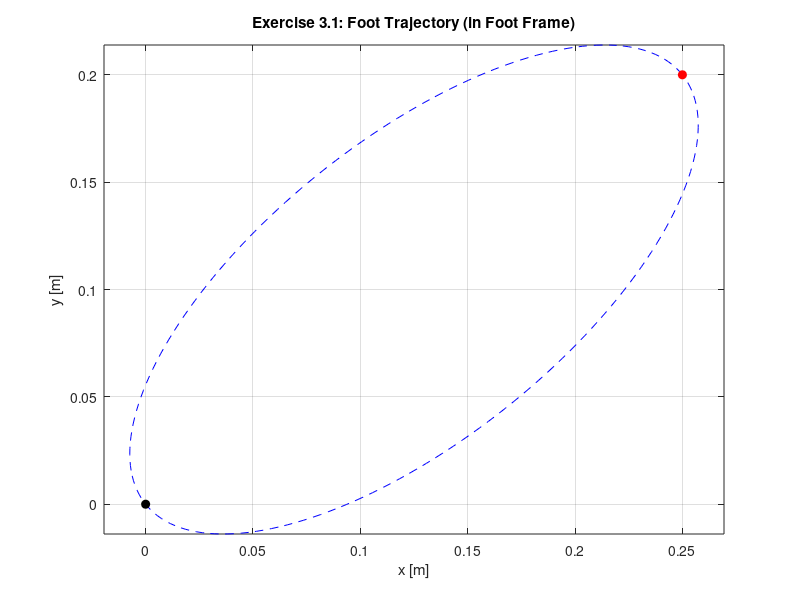

Recreate this plot in MATLAB. (Note: this script raises an error after producing the figure.)
clear all; close all; clc;
addpath('../Industrial_Robotics_Library/');%清空命令行窗口并添加路径

%对第一问的分析
L1 = 0.3;%Upper leg，单位是米
L2 = 0.4;%Lower leg
L0 = 0.4;%CoM到Joint 1的距离
%建立{S}、{F}、端点三个坐标系之间的平移关系
p_J1_S = [L0; 0; 0];% 关节1在空间坐标系{S}中的位置
p_J1_F = [0; 0.5; 0];% 关节1在足端坐标系{F}中的位置
p_F_J1 = -p_J1_F;%足端原点在关节1坐标系中的位置


S1 = [0; 0; 1; cross(-[0;0;1], [L0; 0; 0])];       % Joint 1 Screw
S2 = [0; 0; 1; cross(-[0;0;1], [L0+L1; 0; 0])];    % Joint 2 Screw
Slist = [S1, S2];

%椭圆轨迹的相关参数
x1 = 0; y1 = 0;%{F}坐标系中的轨迹起点
x2 = 0.25; y2 = 0.2;%{F}坐标系中的轨迹终点
e = 0.9;%该椭圆的偏心率
%对相关的参数进行计算，如半长轴等
dist = sqrt((x2-x1)^2 + (y2-y1)^2);%起点到终点的直线距离
a = dist / 2;%椭圆半长轴
b = a * sqrt(1 - e^2);%椭圆半短轴
w = atan2(y2-y1, x2-x1);%相对于X轴的旋转角
%输出计算后的结果
fprintf('a = %.4f, b = %.4f, w = %.4f rad\n', a, b, w);

%对椭圆的轨迹参数方程进行定义 
% (beta from pi to 0)
% Returns position relative to {F} origin
get_traj = @(beta) [(x1+x2)/2 + a*cos(beta)*cos(w) - b*sin(beta)*sin(w);(y1+y2)/2 + a*cos(beta)*sin(w) + b*sin(beta)*cos(w);0]; 
%椭圆在平面运动，所以x坐标(x1+x2)/2 + a*cos(beta)*cos(w) - b*sin(beta)*sin(w)
%Y坐标(y1+y2)/2 + a*cos(beta)*sin(w) + b*sin(beta)*cos(w)
%z坐标=0

% 绘制foot的轨迹
beta_plot = linspace(0, 2*pi, 200);%参数点200，数量可调
traj_points = zeros(3, length(beta_plot));
for i = 1:length(beta_plot)
    traj_points(:,i) = get_traj(beta_plot(i));
end

figure(1); %对图片进行设置
plot(traj_points(1,:), traj_points(2,:), 'b--'); hold on;
plot(x1, y1, 'ko', 'MarkerFaceColor', 'k'); text(x1, y1-0.05, 'Start');
plot(x2, y2, 'ro', 'MarkerFaceColor', 'r'); text(x2, y2+0.05, 'End');
axis equal; grid on;
title('Exercise 3.1: Foot Trajectory (in Foot Frame)');
xlabel('x [m]'); ylabel('y [m]');%设置单位

%2. Analytical Inverse Kinematics (3.2)
fprintf('\n3.2 Analytical IK\n');

% 起点和终点在{F}坐标系中的表示
P1_F = [x1; y1; 0];% Start position in {F}
P2_F = [x2; y2; 0];% End position in {F}
%转换到关节1的坐标系{J1}
P1_J1 = P1_F + p_F_J1;% in {J1}
P2_J1 = P2_F + p_F_J1;% in {J1}

M = [1, 0, 0, L0 + L1 + L2;
     0, 1, 0, 0;
     0, 0, 1, 0;
     0, 0, 0, 1];

% 数值解析方法求解逆运动学，暂未在library找到相关公式，定义一个新公式：
%function theta = analytical_IK(x, y, L1, L2)
theta_start = IK_2R_IKinBody(P1_J1(1), P1_J1(2), L1, L2);
theta_end = IK_2R_IKinBody(P2_J1(1), P2_J1(2), L1, L2);

%输出结果
fprintf('Configuration 1 (Start): x=%.2f, y=%.2f theta1=%.2f deg, theta2=%.2f deg\n', ...
    P1_J1(1), P1_J1(2), rad2deg(theta_start(1)), rad2deg(theta_start(2)));
fprintf('Configuration 2 (End):   x=%.2f, y=%.2f theta1=%.2f deg, theta2=%.2f deg\n', ...
    P2_J1(1), P2_J1(2), rad2deg(theta_end(1)), rad2deg(theta_end(2)));

%3. Velocity Search and Simulation(3.3, 3.4, 3.5)
fprintf('\n3.3 & 3.4 Numerical IK and Velocity Check\n');

theta_dot_max_limit = 5.0; % 关节最大允许的角速度约束[rad/s]
beta_dot_3 = 1.0;      %使用第3问中的数据 [rad/s]
theta_guess = [deg2rad(-30); deg2rad(60)];

%历史数据存储结构体
history.time = [];%用于存储方针时间序列
history.pos_S = [];% Foot position in Space Frame空间框架中的足部位置
history.theta = [];% Joint angles关节角度
history.vel_foot = [];% Foot Cartesian Velocity脚笛卡尔速度
history.vel_joint = [];% Joint Velocities关节速度

found_valid_beta_dot = false;%是否找到满足约束的beta_dot
beta_dot = beta_dot_3;%初始化beta_dot为beta_dot_3

while ~found_valid_beta_dot%若当前beta_dot不满足约束，就持续搜索
    dt = 0.02; %仿真时间步长
    T_total = pi / beta_dot; %轨迹总时间，由 beta 从 π 变化到 0 决定
    time = 0:dt:T_total;%时间序列
    
    max_q_vel = 0;%记录最大关节速度
    valid_run = true;
    theta_curr = theta_guess; % Reset theta for new run

    for i = 1:length(time)
        t = time(i);% 当前仿真时刻
        beta = pi - beta_dot * t; % 当前椭圆轨迹参数 beta（线性随时间变化）
        
        %期望位置和速度
        p_d_F = get_traj(beta);% 当前时刻足端在 {F} 坐标系中的期望位置
        p_d_J1 = p_d_F + p_F_J1;%转换到关节1坐标系
        
        %由椭圆导数求笛卡尔速度（链式法则）
        dx_dbeta = -a*sin(beta)*cos(w) - b*cos(beta)*sin(w);%x速度
        dy_dbeta = -a*sin(beta)*sin(w) + b*cos(beta)*cos(w);%y速度
        v_d_J1 = [dx_dbeta; dy_dbeta] * (-beta_dot);%求导（链式法则）
        
        % T_sd = [eye(3), p_S; 0 0 0 1];
        
        % 当前足端位置对应的关节角，暂未在library找到相关公式，
        % 使用定义的新公式：analytical_IK
        theta_curr = IK_2R_IKinBody(p_d_J1(1), p_d_J1(2), L1, L2);
        
        %计算二维 2R 机械臂的雅可比矩阵，为方便计算，此处定义一个新公式
        Js = JacobianSpace(Slist, theta_curr);
        J_linear = Js(4:6, :);

        % 通过解线性方程组求解关节角速度
        % q_dot = Js \ v_d_J1;
        
        % 检查奇点
        if rcond(J_linear'*J_linear) < 1e-4
            valid_run = false; break; % Singularity
        else
            q_dot = J_linear \ v_cart_F;
        end
        
        % Check max velocity constraint
        current_max_vel = max(abs(q_dot));
        if current_max_vel > max_q_vel
            max_q_vel = current_max_vel;
        end
        
        if current_max_vel > theta_dot_max_limit
            %若超过关节速度限制，则判定失败
            valid_run = false;
            break;
        end
    end
    
    fprintf('Testing beta_dot = %.2f rad/s Max Joint Vel = %.2f rad/s\n', ...
        beta_dot, max_q_vel);
    % 输出当前 beta_dot 的测试结果
    if valid_run
        found_valid_beta_dot = true;
        fprintf('SUCCESS beta_dot = %.2f satisfies constraints.\n', beta_dot);
    else
        % 若失败，则减小 beta_dot 重新测试
        beta_dot = beta_dot * 0.8;
    end
end

%4.完整轨迹生成与可视化
dt = 0.02;%仿真时间步长 
T_total = pi / beta_dot;%总轨迹时间
time = 0:dt:T_total;%时间序列

% Define Screw Axes for Home Config (Horizontal Extension)
% J1 at (L0,0), J2 at (L0+L1,0). Rot axes = Z (0,0,1).
S1 = [0; 0; 1; cross(-[0;0;1], [L0; 0; 0])];       % [0 0 1 0 -L0 0]
%第一关节的空间螺旋轴
S2 = [0; 0; 1; cross(-[0;0;1], [L0+L1; 0; 0])];    % [0 0 1 0 -(L0+L1) 0]
% 第二关节的空间螺旋轴
Slist = [S1, S2];% 构造螺旋轴矩阵，用于空间雅可比计算

for i = 1:length(time)
    t = time(i);
    beta = pi - beta_dot * t;%当前轨迹参数
    
    %位置
    p_d_F = get_traj(beta);% 足端在 {F} 坐标系中的位置
    p_d_J1 = p_d_F + p_F_J1;% 转换到 {J1}
    p_d_S = p_d_J1 + p_J1_S;% 转换到空间坐标系 {S}
    
    % Inverse Kinematics，使用函数function theta = analytical_IK(x, y, L1, L2)
    theta_sol = analytical_IK(p_d_J1(1), p_d_J1(2), L1, L2);
    
    %速度计算
    dx_dbeta = -a*sin(beta)*cos(w) - b*cos(beta)*sin(w);
    dy_dbeta = -a*sin(beta)*sin(w) + b*cos(beta)*cos(w);
    v_cart_F = [dx_dbeta; dy_dbeta; 0] * (-beta_dot);% 足端在 {F} 中的线速度
    
    % Joint Velocity using Library JacobianSpace
    Js = JacobianSpace(Slist, theta_sol);%调用函数
    
    % Extract linear part of Jacobian and solve for joint velocities
    J_linear = Js(4:6, :);% 提取线速度部分的雅可比
    if det(J_linear'*J_linear) < 1e-6
        warning('Near Singularity at t=%.2f', t);
        theta_dot = [0;0];
    else
        theta_dot = pinv(J_linear) * v_d_J1;% 使用伪逆求解关节速度
    end
    
    % Store Data
    history.time = [history.time, t];% 记录时间
    history.pos_S = [history.pos_S, p_d_S];% 记录空间位置
    history.theta = [history.theta, theta_sol];% 记录关节角
    history.vel_foot = [history.vel_foot, v_cart_F];% 记录足端速度
    history.vel_joint = [history.vel_joint, theta_dot];% 记录关节速度
end

fprintf('\nSimulation 1Complete.\n');

%5. Results Visualization
% Plot Foot Position and Joint Angles vs Time
figure(2);
subplot(2,1,1);
% 创建 2 行 1 列子图布局，激活第 1 个子图
plot(history.time, history.pos_S(1,:), 'r', 'LineWidth', 1.5); hold on;
% 绘制足端在空间坐标系 {S} 中 x 方向的位置随时间变化（红色曲线）% 保持当前子图，允许叠加绘制
plot(history.time, history.pos_S(2,:), 'b', 'LineWidth', 1.5);
% 绘制足端在空间坐标系 {S} 中 y 方向的位置随时间变化（蓝色曲线）
title('Foot Position w.r.t CoM Frame');
% 设置子图标题：足端相对于质心坐标系的位置变化
legend('x_s', 'y_s'); grid on; xlabel('Time [s]'); ylabel('Position [m]');
% 设置图例，表示空间坐标系下的 x、y 分量

subplot(2,1,2);% 激活第 2 个子图（关节角变化）
plot(history.time, rad2deg(history.theta(1,:)), 'r', 'LineWidth', 1.5); hold on;
% 绘制第一个关节角 theta1 随时间变化（弧度 → 角度）
plot(history.time, rad2deg(history.theta(2,:)), 'b', 'LineWidth', 1.5);
% 绘制第二个关节角 theta2 随时间变化
title('Joint Angles vs Time');
% 设置子图标题：关节角随时间变化
legend('\theta_1', '\theta_2'); grid on; xlabel('Time [s]'); ylabel('Angle [deg]');
% 设置图例，标识两个关节角

%3D Visualization (3.5)
figure('Name', 'Exercise 3.5: 3D Leg Trajectory', 'Color', 'w');
% 设置图例，标识两个关节角
hold on; grid on; axis equal;
% 保持绘图、开启网格、设置坐标轴比例一致（防止三维形变）
view(3);
% 设置三维视角
xlabel('X_S [m]'); ylabel('Y_S [m]'); zlabel('Z_S [m]');
title('3D Trajectory and Velocity Vectors');
% 设置三维图标题：轨迹与速度矢量

% Draw Robot Body (Schematic)
plot3([-0.2, 0.6], [0, 0], [0, 0], 'k-', 'LineWidth', 5);
% 使用粗黑线绘制机器人机身示意（沿 X 方向）
text(0, 0, 0.1, 'Body (CoM)');
% 在机身上方标注“Body (CoM)”表示质心位置

% Draw Trajectory
plot3(history.pos_S(1,:), history.pos_S(2,:), history.pos_S(3,:), 'b--', 'LineWidth', 1.5);
% 绘制足端在空间坐标系 {S} 中的三维运动轨迹（蓝色虚线）

% Plot Velocity Vectors at selected points
n_steps = length(history.time);% 仿真总步数
skip = 5; % 每隔 5 个时间步绘制一次速度矢量，减少视觉拥挤

for i = 1:skip:n_steps % 按时间序列循环绘制动画
    q = history.theta(:, i); % 当前时刻的关节角向量 [theta1; theta2]
    pos = history.pos_S(:, i); % 当前时刻足端在空间坐标系中的位置
    vel = history.vel_foot(:, i);% 当前时刻足端的线速度向量
    
    % Forward Kinematics to get joint positions for plotting
    p0 = p_J1_S;% 关节 1 在空间坐标系中的位置
    p1 = p0 + [L1*cos(q(1)); L1*sin(q(1)); 0];%第二关节位置
    p2 = pos; % End effector position
    
    % Plot Links
    h_links = plot3([p0(1) p1(1) p2(1)], [p0(2) p1(2) p2(2)], [0 0 0], 'o-', ...
        'Color', [0.8 0.2 0.2], 'LineWidth', 2, 'MarkerFaceColor', 'k');
    % 绘制两段连杆及关节点

    % Plot Velocity Vector
    h_vel = quiver3(p2(1), p2(2), p2(3), vel(1), vel(2), vel(3), ...
        0.5, 'c', 'LineWidth', 2, 'MaxHeadSize', 0.5);
     %绘制足端速度方向与大小
    drawnow; % 强制 MATLAB 立即刷新图像，实现动画效果
    
    % Clear specific handles for animation effect
    if i < n_steps - skip
        delete(h_links);
        delete(h_vel);
    end
end

%% Helper Functions

function theta = analytical_IK(x, y, L1, L2)
    % Solves 2R IK for x,y in the base frame of the chain
    % Returns [theta1; theta2]
    
    % Check workspace
    r = sqrt(x^2 + y^2);
    if r > (L1 + L2) || r < abs(L1 - L2)
        warning('Target out of workspace');
        theta = [NaN; NaN];
        return;
    end
    
    % Law of cosines for theta2
    cos_t2 = (x^2 + y^2 - L1^2 - L2^2) / (2*L1*L2);
    
    % Safety for acos
    cos_t2 = max(min(cos_t2, 1.0), -1.0);
    
    % Choose knee-backward solution (theta2 < 0 for dog leg)
    theta2 = -acos(cos_t2);
    
    % Calculate theta1
    k1 = L1 + L2*cos(theta2);
    k2 = L2*sin(theta2);
    theta1 = atan2(y, x) - atan2(k2, k1);
    
    theta = [theta1; theta2];
end

function J = get_jacobian_2R(q, L1, L2)
    % Calculate 2R planar robot Jacobian matrix
    t1 = q(1);
    t2 = q(2);
    s1 = sin(t1); c1 = cos(t1);
    s12 = sin(t1+t2); c12 = cos(t1+t2);
    
    J = [ -L1*s1 - L2*s12,  -L2*s12;
           L1*c1 + L2*c12,   L2*c12 ];
end

function theta = IK_2R_IKinBody(x, y, L1, L2)
% 用 IKinBody 实现 2R 平面机械臂的逆运动学
% 输入:
%   x, y : 足端在 {J1} 坐标系下的位置
% 输出:
%   theta = [theta1; theta2]

    % ===== 1. 构造目标位姿 T_sd =====
    % 平面问题，不关心姿态，固定为单位旋转
    R = eye(3);
    p = [x; y; 0];
    T_sd = [R, p;
            0 0 0 1];

    % ===== 2. Home configuration M =====
    % theta1 = theta2 = 0 时，末端在 (L1+L2, 0)
    M = [eye(3), [L1+L2; 0; 0];
         0 0 0 1];

    % ===== 3. Body screw axes =====
    % 关节轴均为 z 轴
    % Body frame 在末端
    B1 = [0; 0; 1; 0;  L1+L2; 0];
    B2 = [0; 0; 1; 0;      L2; 0];
    Blist = [B1, B2];

    % ===== 4. 初始猜测（控制膝盖方向）=====
    % 对应你 analytical_IK 中的 “knee-backward”
    thetalist0 = [0.1; -0.5];

    % ===== 5. 误差容限 =====
    eomg = 1e-4;
    ev   = 1e-4;

    % ===== 6. 调用 IKinBody =====
    [theta, success] = IKinBody(Blist, M, T_sd, thetalist0, eomg, ev);

    if ~success
        warning('IKinBody failed to converge');
        theta = [NaN; NaN];
    end
end
